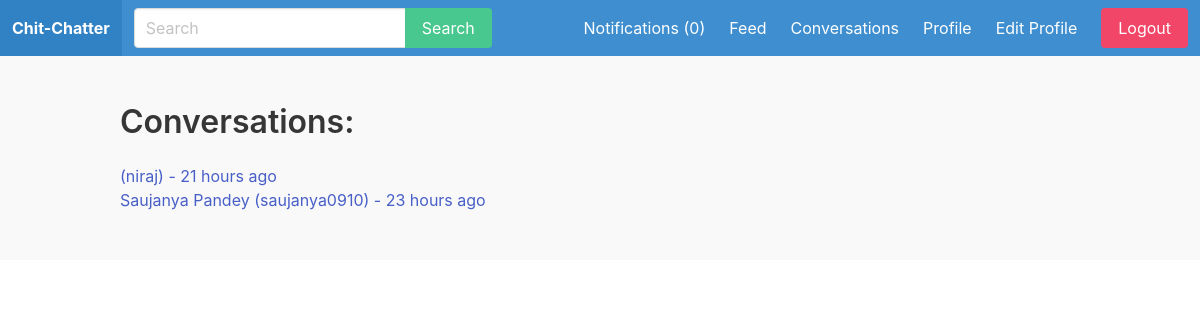
The app's page /conversations/ (signed in) with its own data.
### apps/conversation/models.py (models this page shows, shortened)
class Conversation(models.Model):
  users = models.ManyToManyField(User, related_name='conversations')
  modified_at = models.DateTimeField(auto_now=True)
  class Meta:
    ordering = ['-modified_at']

### apps/conversation/views.py (the view)
# urls.py: path('conversations/', conversations, name='conversations'),
@login_required
def conversations(request):
  conversations = request.user.conversations.all()  # all convos list
  return render(request, 'conversations/conversations.html', {'conversations': conversations})

### apps/notification/context_processors.py (called while the page is built)
def notifications(request):
  if request.user.is_authenticated:
    return {'notifications': request.user.notifications.filter(is_read=False)}
  else:
    return {'notifications': []}

### apps/conversation/templates/conversations/conversations.html
{% extends 'core/base.html' %}
	{% load humanize %}
  {% block content %}
  <div class="container">
    <div class="columns">
			<div class="column is-12">
				<h1 class="title">Conversations:</h1>
				<div class="conversations-list">
					{% for conversation in conversations %}
						<div class="conversations-list-item">
							{% for user in conversation.users.all %}
								{% if user != request.user %}
									<a href="{% url 'conversation' user.id %}">
										<p>{{ user.first_name }} {{ user.last_name }} ({{ user.username }}) - {{ conversation.modified_at|naturaltime }}</p>
									</a>
								{% endif %}
							{% endfor %}
						</div>
					{% empty %}
						<p>No conversations!</p>
					{% endfor %}
				</div>
			</div>
		</div>
	</div>
  {% endblock %}

### static/css/main.css (style rules this page uses)
body { background: #f9f9f9; }

### records on screen
Conversation: modified_at "21 hours ago"
Conversation: modified_at "23 hours ago"

### other values on screen
{{ notifications.count }} "0"
{{ user.username }} "niraj"
{{ user.first_name }} "Saujanya"
{{ user.last_name }} "Pandey"
{{ user.username }} "saujanya0910"
